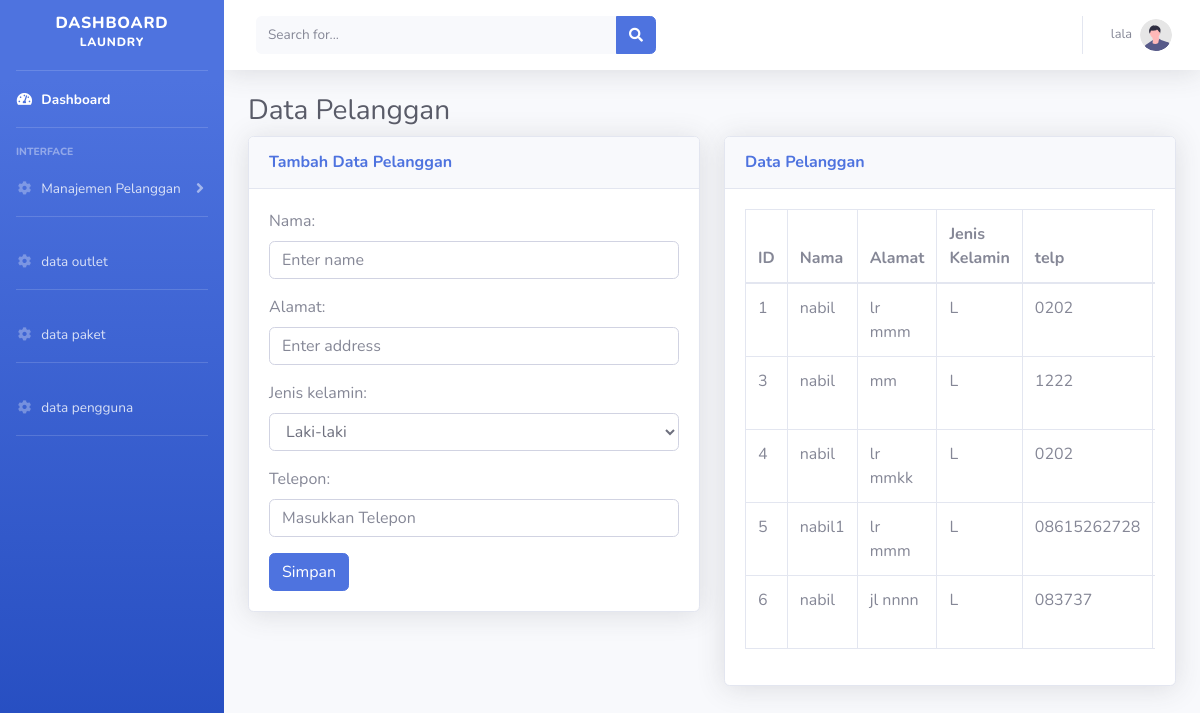
/data_pelanggan.php (signed in), run on the app's committed database.
### tables this page shows
CREATE TABLE `tb_member` (
  `id` int(11) NOT NULL,
  `nama` varchar(100) NOT NULL,
  `alamat` text NOT NULL,
  `jenis_kelamin` enum('L','P') NOT NULL,
  `tlp` varchar(15) NOT NULL
);

### data_pelanggan.php (the view, shortened to what this page needs)
<?php
include 'header.php';
?>
<div class="container-fluid">
    <h1 class="h3 mb-2 text-gray-800">Data Pelanggan</h1>
    <div class="row">
        <div class="col-lg-6">
            <div class="card shadow mb-4">
                <div class="card-header py-3">
                    <h6 class="m-0 font-weight-bold text-primary">Tambah Data Pelanggan</h6>
                </div>
                <div class="card-body">
                    <form action="proses_tambah_pelanggan.php" method="post" enctype="multipart/form-data">
                        <div class="form-group">
                            <label for="name">Nama:</label>
                            <input type="text" class="form-control" name="nama" id="name" placeholder="Enter name">
                        </div>
                        <div class="form-group">
                            <label for="address">Alamat:</label>
                            <input type="text" class="form-control" name="alamat" placeholder="Enter address">
                        </div>
                        <div class="form-group">
                            <label for="gender">Jenis kelamin:</label>
                            <select name="jenis_kelamin" class="form-control">
                                <option value="L">Laki-laki</option>
                            </select>
                        </div>
                        <div class="form-group">
                            <label for="phone">Telepon:</label>
                            <input type="text" class="form-control" name="tlp" placeholder="Masukkan Telepon">
                        </div>
                        <button type="submit" class="btn btn-primary">Simpan</button>
                    </form>
                </div>
            </div>
        </div>
        <div class="col-lg-6">
            <div class="card shadow mb-4">
                <div class="card-header py-3">
                    <h6 class="m-0 font-weight-bold text-primary">Data Pelanggan</h6>
                </div>
                <div class="card-body">
                    <div class="table-responsive">
                        <table class="table table-bordered" id="dataTable" width="100%" cellspacing="0">
                            <thead>
                                <tr>
                                    <th width="5px">ID</th>
                                    <th>Nama</th>
                                    <th>Alamat</th>
                                    <th>Jenis Kelamin</th>
                                    <th>telp</th>
                                    <th width="6px">aksi</th>
                                </tr>
                            </thead>
                            <tbody>
                                <?php
                                include "koneksi.php";
                                $sql = mysqli_query($koneksi, "select * from tb_member");
                                while ($data = mysqli_fetch_array($sql)) {
                                ?>
                                    <tr>
                                        <td><?= $data['id'] ?></td>
                                        <td><?= $data['nama'] ?></td>
                                        <td><?= $data['alamat'] ?></td>
                                        <td><?= $data['jenis_kelamin'] ?></td>
                                        <td><?= $data['tlp'] ?></td>
                                        <td><a href="hapus_pelanggan.php?id=<?= $data['id'] ?>"><i class="fa fa-trash"></i></a> <a href="edit_pelanggan.php?id=<?= $data['id'] ?>"><i class="fa fa-edit"></i></a></td>
                                    </tr>
                                <?php
                                }
                                ?>
                            </tbody>
                        </table>
                    </div>
                </div>
            </div>
        </div>
    </div>
</div>
</div>
</div>
<?php
include 'footer.php';
?>

### data on the page
tb_member: id "1", nama "nabil", alamat "lr mmm", jenis_kelamin "L", tlp "0202"
tb_member: id "3", nama "nabil", alamat "mm", jenis_kelamin "L", tlp "1222"
tb_member: id "4", nama "nabil", alamat "lr mmkk", jenis_kelamin "L", tlp "0202"
tb_member: id "5", nama "nabil1", alamat "lr mmm", jenis_kelamin "L", tlp "08615262728"
tb_member: id "6", nama "nabil", alamat "jl nnnn", jenis_kelamin "L", tlp "083737"

### other printed values
$_SESSION['username'] "lala"
